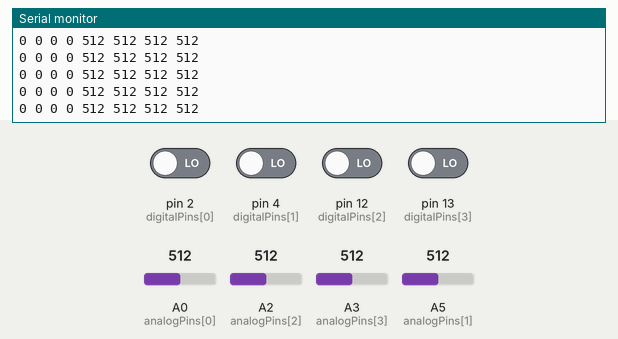
Simulated run of this sketch. Board: Arduino Uno, built with avr-gcc and run on an emulated ATmega328P. On the bench: the last lines printed to the serial monitor. The test bench sets the inputs (shaded band); at power-on: pin 2 (digitalPins[0]), pin 4 (digitalPins[1]), pin 12 (digitalPins[2]), pin 13 (digitalPins[3]) LOW, A0 (analogPins[0]) = 512, A2 (analogPins[2]) = 512, A3 (analogPins[3]) = 512, A5 (analogPins[1]) = 512.

Above: at 1.2 s.
1.3 s: A0 (analogPins[0]) set to 110
At 2.1 s:
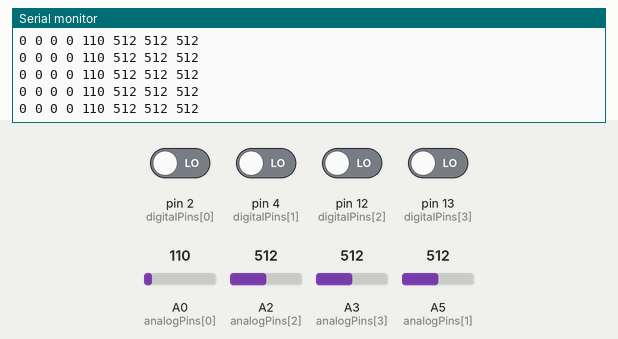
4.3 s: A0 (analogPins[0]) set to 90
At 5.0 s:
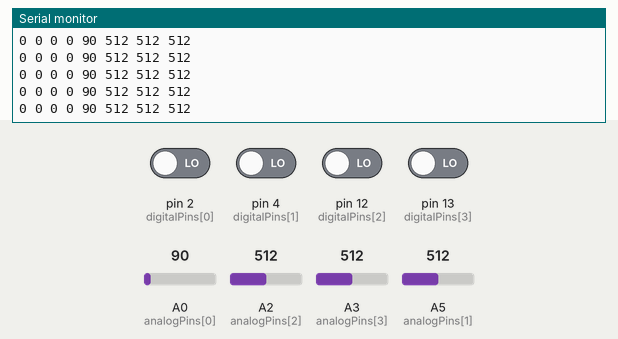
7.3 s: A2 (analogPins[2]) set to 111
At 7.8 s:
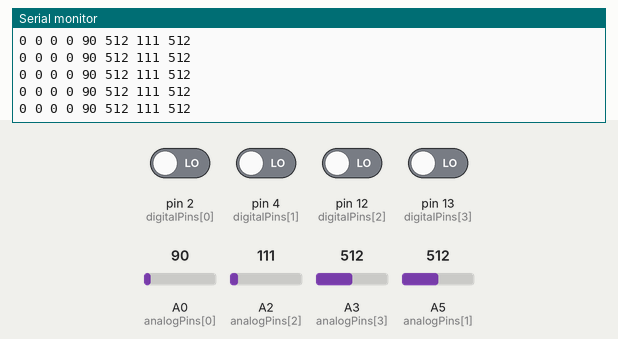
10.3 s: A2 (analogPins[2]) set to 89
At 10.9 s:
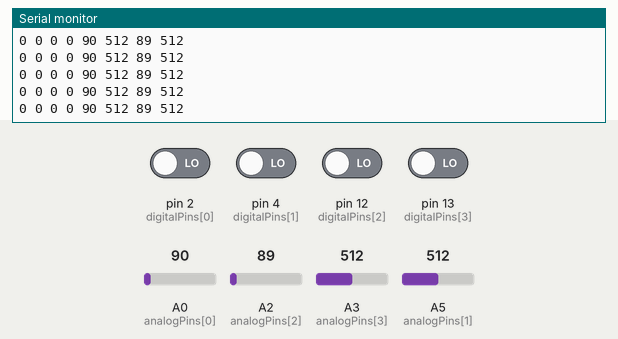
13.3 s: A3 (analogPins[3]) set to 107
At 14.2 s:
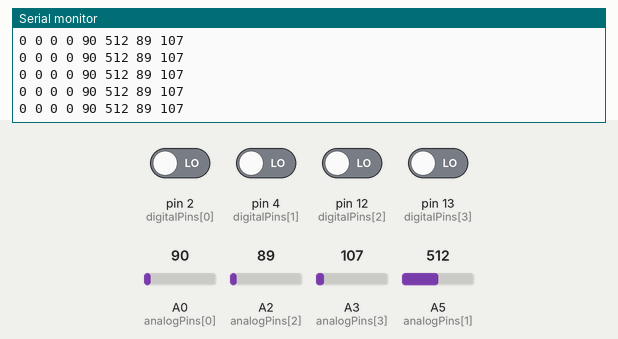
14.8 s: A3 (analogPins[3]) set to 94
At 15.4 s:
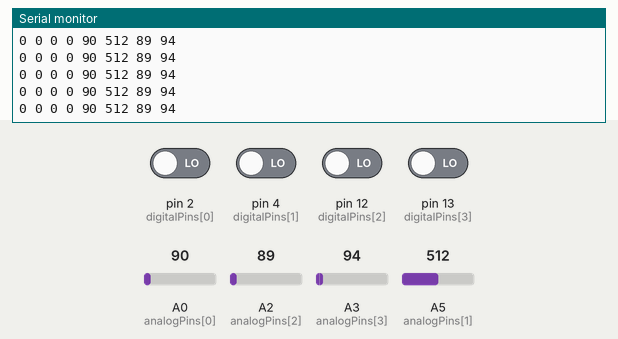
Timing chart, 0 to 17.8 s (numbered marks = the images above; inputs shaded):
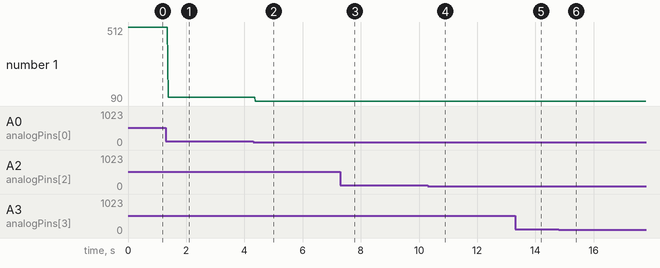

The sketch:

sensor_test.ino
```cpp
#define TOTAL_PLAYERS 4

int digitalPins[] = { 2, 4, 12, 13 };
int analogPins[] = { A0, A5, A2, A3 };

void setup()
{
  Serial.begin(9600);

  for (int i = 0; i < TOTAL_PLAYERS; i++) {
    pinMode(digitalPins[i], INPUT);
  }
}

void loop()
{
  for (int i = 0; i < TOTAL_PLAYERS; i++) {
    Serial.print(digitalRead(digitalPins[i]));
    Serial.print(" ");
  }

  for (int i = 0; i < TOTAL_PLAYERS; i++) {
    Serial.print( analogRead(analogPins[i]) );
    Serial.print(" ");
  }

  Serial.println();

  delay(2);
}
```

Measured:
- after the input at 1.3 s, the serial monitor: prints a new line after 0.08 s (image 1)
- after the input at 4.3 s, the serial monitor: prints a new line after 0.08 s (image 2)
- after the input at 7.3 s, the serial monitor: prints a new line after 0.07 s (image 3)
- after the input at 10.3 s, the serial monitor: prints a new line after 0.06 s (image 4)
- after the input at 13.3 s, the serial monitor: prints a new line after 0.06 s (image 5)
- after the input at 14.8 s, the serial monitor: prints a new line after 0.05 s (image 6)
- plotted number 1: 512 → 110 after the input at 1.3 s, 110 → 90 after the input at 4.3 s
